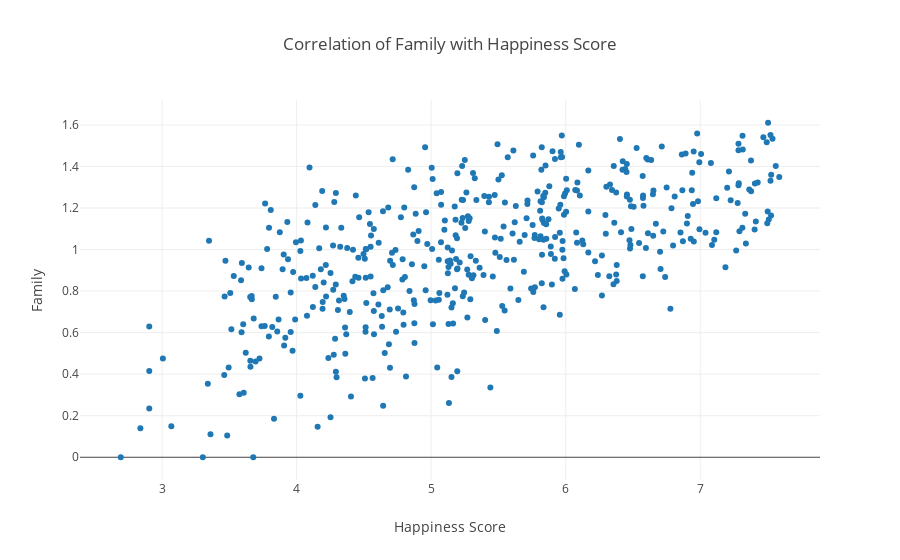

Notebook cell for this chart:
### Code cell
# Basic Scatter Plot between Happiness Score and Family: ( Positive correlation )

trace1 = go.Scatter(
    x = df["Happiness Score"],
    y = df["Family"],
    name = "Family",
    mode = 'markers'
)

layout = go.Layout(
    title= "Correlation of Family with Happiness Score",
    xaxis= dict(
        title= "Happiness Score",
    ),
    yaxis=dict(
        title= "Family",
    )
)

data = [trace1]
figure = go.Figure(data = data, layout= layout)
iplot(figure)

### Figure 1 — Plotly figure (JSON) as saved in the notebook; plotly's stock layout.template omitted (floating-point values rounded to 4 significant figures; data arrays with more than 128 entries replaced by an {"elided": "..."} marker saying what was removed)
{"data": [{"mode": "markers", "name": "Family", "type": "scatter", "uid": "f9c76753-6644-432f-b574-6703bc662c3e", "x": {"elided": "470 float values"}, "y": {"elided": "470 float values"}}], "layout": {"title": {"text": "Correlation of Family with Happiness Score"}, "xaxis": {"title": {"text": "Happiness Score"}}, "yaxis": {"title": {"text": "Family"}}}}
